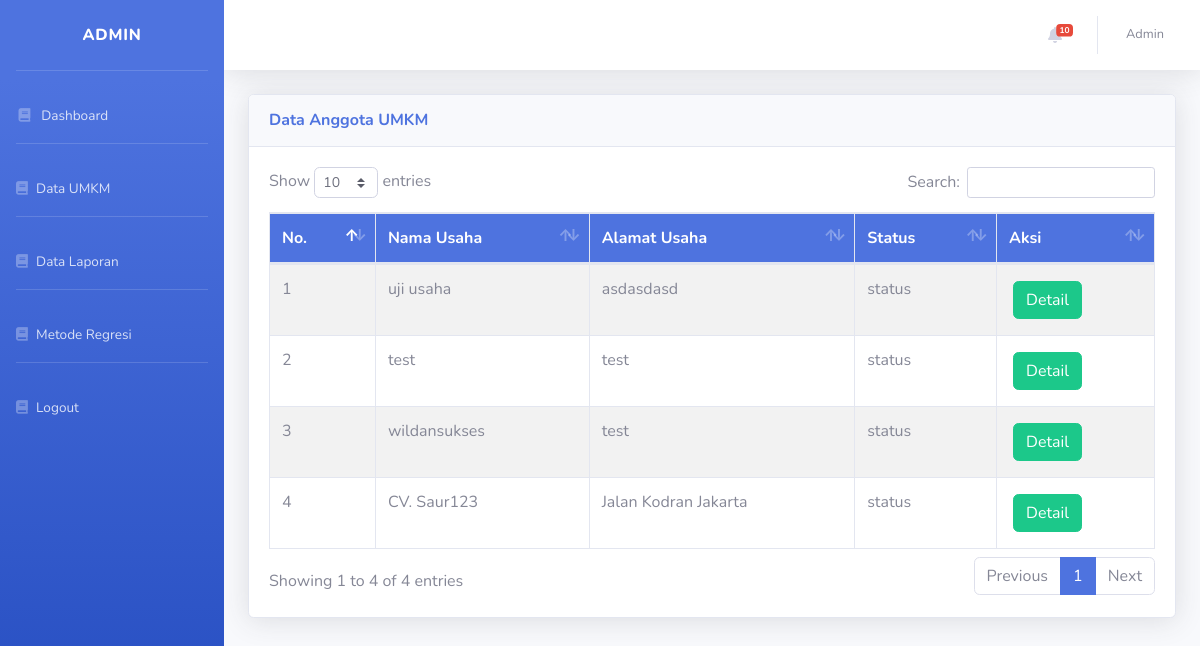
The app's page /admin/metoderegresi.php (signed in) with its own data.
### tables this page shows
CREATE TABLE `pengguna` (
  `id` int(11) NOT NULL,
  `nama` text NOT NULL,
  `username` text NOT NULL,
  `password` text NOT NULL,
  `email` text NOT NULL,
  `alamatusaha` text NOT NULL,
  `npwpusaha` text NOT NULL,
  `nik` text NOT NULL,
  `telepon` text NOT NULL,
  `namausaha` text NOT NULL,
  `bidangusaha` text NOT NULL,
  `jenisproduksi` text NOT NULL,
  `lamausaha` text NOT NULL,
  `level` text NOT NULL
);

### admin/metoderegresi.php (the view)
<?php include 'header.php'; ?>
<div class="row">
    <div class="col-md-12 mb-4">
        <div class="card shadow mb-4">
            <div class="card-header py-3 d-flex flex-row align-items-center justify-content-between">
                <h6 class="m-0 font-weight-bold text-primary">Data Anggota UMKM</h6>
            </div>
            <div class="card-body">
                <div class="table-responsive">
                    <table class="table table-bordered table-striped" id="table">
                        <thead class="bg-primary text-white">
                            <tr>
                                <th>No.</th>
                                <th>Nama Usaha</th>
                                <th>Alamat Usaha</th>
                                <th>Status</th>
                                <th>Aksi</th>
                            </tr>
                        </thead>
                        <tbody>
                            <?php $nomor = 1; ?>
                            <?php $ambil = $koneksi->query("SELECT*FROM pengguna WHERE level='User' order by id desc") or die (mysqli_error($koneksi)); ?>
                            <?php while ($pecah = $ambil->fetch_assoc()) { ?>
                                <tr>
                                    <td><?php echo $nomor; ?></td>
                                    <td><?php echo $pecah['namausaha'] ?></td>
                                    <td><?php echo $pecah['alamatusaha'] ?></td>
                                    <td><?php echo "status" ?></td>
                                    <td>
                                        <a href="umkmdetaildaftar.php?id=<?php echo $pecah['id']; ?>&page='regresi'" class="btn btn-success m-1">Detail</a>
                                    </td>
                                </tr>
                                <?php $nomor++; ?>
                            <?php } ?>
                        </tbody>
                    </table>
                </div>
            </div>
        </div>
    </div>
</div>
<?php include 'footer.php'; ?>

### records on screen
pengguna: namausaha "uji usaha", alamatusaha "asdasdasd"
pengguna: namausaha "test", alamatusaha "test"
pengguna: namausaha "wildansukses", alamatusaha "test"
pengguna: namausaha "CV. Saur123", alamatusaha "Jalan Kodran Jakarta"

### other values on screen
$jumlahbelum "10"
$_SESSION['admin']['nama'] "Admin"
